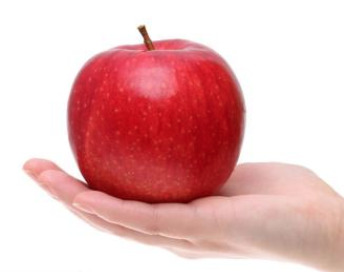
#> input picture data/apple.png, 344 x 272 px
$ python threshold_demo.py
#> lines starting #> are read from the running program, lines starting #| are printed output that depends on the picture; after the words box and inside, x2 and y2 are one past the last pixel; in counts of white or black regions, pixels touching at a corner belong together
import cv2
import numpy as np
from matplotlib import pyplot as plt


img = cv2.imread('../data/apple.png')
#> img is the input picture: shape (272, 344, 3); mean B, G, R 182.8, 182.5, 229.6


gray = cv2.cvtColor(img, cv2.COLOR_BGR2GRAY)
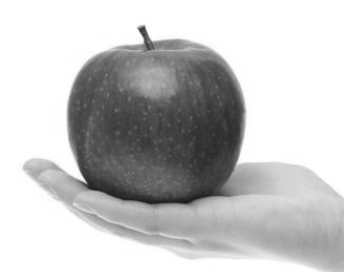
#> gray: shape (272, 344); min 24, max 255, mean 196.6

#plt.imshow(img, 'gray')
#plt.imshow(gray, 'gray')


ret, thresh1 = cv2.threshold(gray, 127, 255, cv2.THRESH_BINARY)
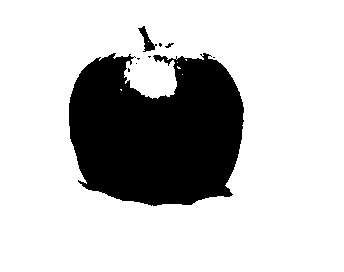
#> thresh1: shape (272, 344); 77.4% white; 9 black regions (6 under 20 px), largest, box (x1, y1, x2, y2) and area: (69, 53, 244, 206) 20939, (138, 26, 157, 52) 181, (165, 43, 174, 48) 21
ret, thresh2 = cv2.threshold(gray, 127, 255, cv2.THRESH_BINARY_INV)
ret, thresh3 = cv2.threshold(gray, 127, 255, cv2.THRESH_TRUNC)
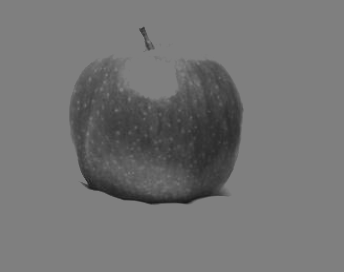
#> thresh3: shape (272, 344); min 24, max 127, mean 116.1
ret, thresh4 = cv2.threshold(gray, 127, 255, cv2.THRESH_TOZERO)
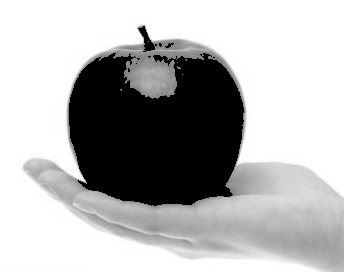
#> thresh4: shape (272, 344); min 0, max 255, mean 178.8
ret, thresh5 = cv2.threshold(gray, 127, 255, cv2.THRESH_TOZERO_INV)
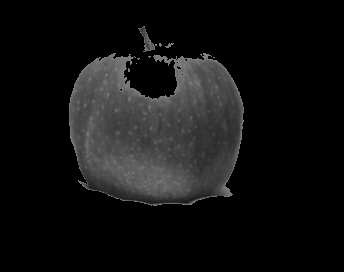
#> thresh5: shape (272, 344); min 0, max 127, mean 17.8


titles = ['Original Image', 'BINARY', 'BINARY_INV', 'TRUNC', 'TOZERO', 'TOZERO_INV']
images = [gray, thresh1, thresh2, thresh3, thresh4, thresh5]

for i in xrange(6):
    plt.subplot(2, 3, i + 1), plt.imshow(images[i], 'gray')
    plt.title(titles[i])
    plt.xticks([]), plt.yticks([])

plt.show()

$ run again, with data/robo.png copied over data/apple.png
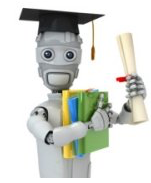
#> input picture data/robo.png, 151 x 183 px
#> img is the input picture: shape (183, 151, 3); mean B, G, R 207, 213, 210.6
#> `ret, thresh1 = cv2.threshold(gray, 127, 255, cv2.THRESH_BINARY)`:
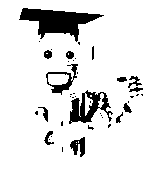
#> thresh1: shape (183, 151); 89% white; 41 black regions (27 under 20 px), largest, box (x1, y1, x2, y2) and area: (19, 8, 104, 42) 1332, (69, 90, 113, 124) 682, (46, 64, 78, 95) 290
#> `ret, thresh5 = cv2.threshold(gray, 127, 255, cv2.THRESH_TOZERO_INV)`:
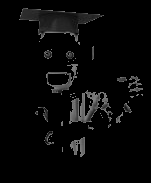
#> thresh5: shape (183, 151); min 0, max 127, mean 8.1
